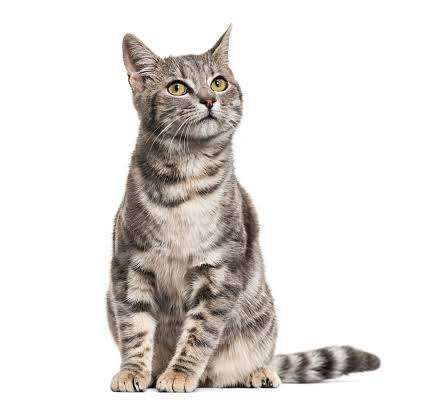
#> input picture challenge5/cat.jpeg, 425 x 405 px
$ python image_manipulation.py
#> lines starting #> are read from the running program, lines starting #| are printed output that depends on the picture
from PIL import Image
import matplotlib.pyplot as plt
import numpy as np
import matplotlib_inline

#Reading
image = Image.open("cat.jpeg")
#> image is the input picture: PIL image 425x405 RGB; mean R, G, B 226, 222.1, 219.1

#Displaying
# image.show()  #this opens photo viewer
# plt.imshow(image)  #plots d image in axis

#Displaying properties of an image
print(image.size)  #prints size of image in a tuple, width by height
#| (425, 405)
print(image.format)  #JPEG
#| JPEG
print(image.mode)  #RGB
#| RGB

#Saving
# image.save("cat2.jpg")

#Cropping
left = 50
top = 120
right = 250
bottom = 230
crop_image = image.crop((left, top, right, bottom))
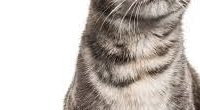
#> crop_image: PIL image 200x110 RGB; mean R, G, B 195.8, 188.6, 183.2
plt.imshow(crop_image)
crop_image.show()

#Copying
copied_image = image.copy()
# copied_image.show()

#Transposing
